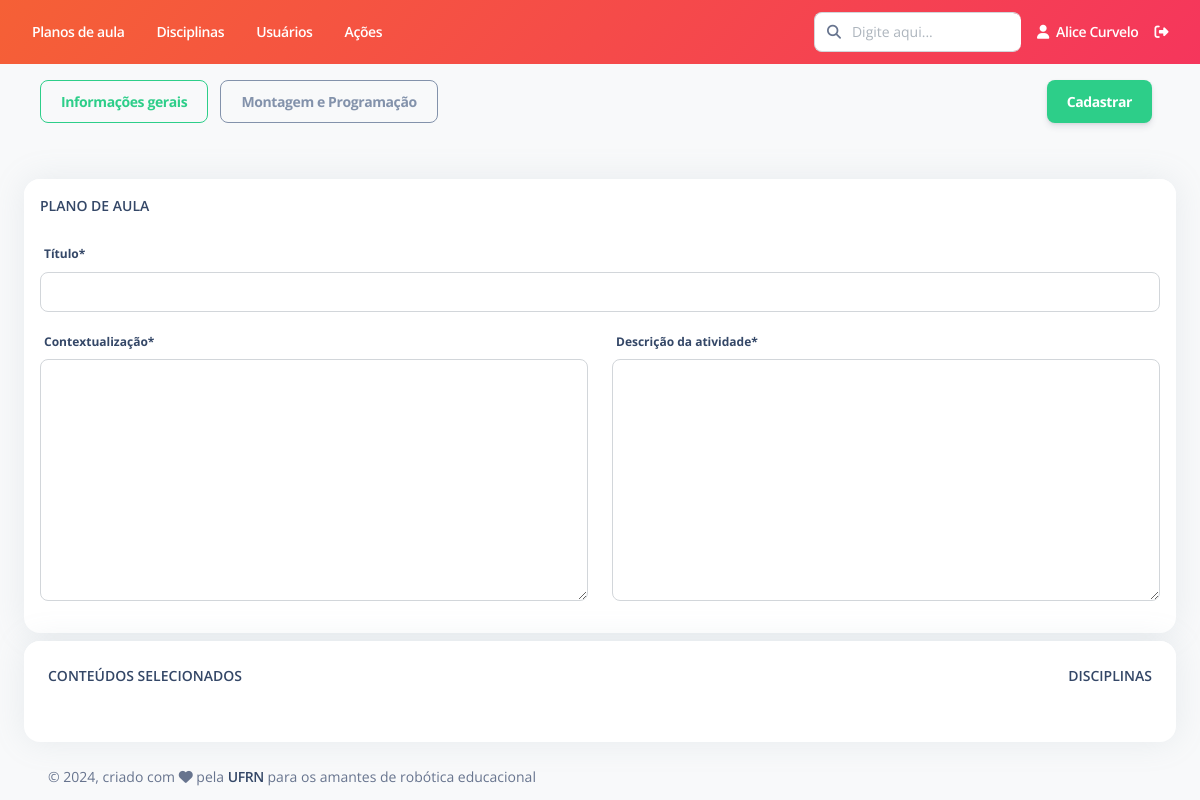
/plano-aula/criar/ (signed in), run on an earlier commit of the app's database.
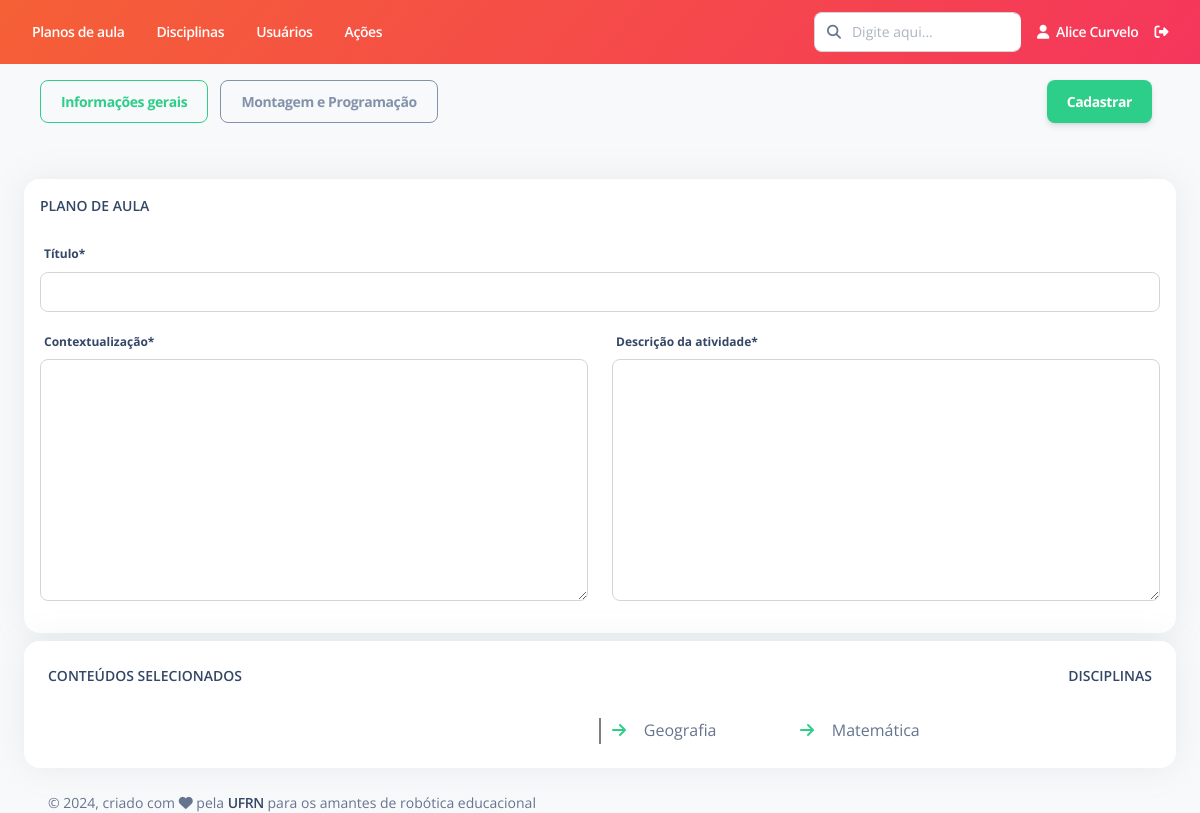
And on a later commit of the database.
### Disciplina/models.py (models this page shows, shortened)
class Disciplina(models.Model):
    nome = models.CharField(max_length=200, verbose_name="Nome")
    status = models.CharField(max_length=7, choices=STATUS, default='Ativo')
    class Meta:
        ordering = ['nome']
        verbose_name = "Disciplina"
        verbose_name_plural = "Disciplinas"

### PlanoAula/views.py (the view)
# urls.py: path('criar/', views.CriarAcao.as_view(), name='criar'),
@login_required
def criar(request):
    if (request.method == 'POST'):
        form_inf_gerais = forms.FormInfGerais(request.POST)
        form_montagem = forms.FormMontagem(request.POST, request.FILES)
        form_programacao = forms.FormProgramacao(request.POST, request.FILES)
        if (form_inf_gerais.is_valid() and form_montagem.is_valid() and form_programacao.is_valid()):
            conteudos = request.POST.get('lista_id_conteudos','').split(',')
            plano_aula = PlanoAula()
            plano_aula.criador = Usuario.objects.get(id=request.user.id)
            plano_aula.titulo = form_inf_gerais.cleaned_data['titulo']
            plano_aula.contextualizacao = form_inf_gerais.cleaned_data['contextualizacao']
            plano_aula.descricao_atividade = form_inf_gerais.cleaned_data['descricao_atividade']
            if (form_inf_gerais.cleaned_data['avaliacao'] != ""):
                plano_aula.avaliacao = form_inf_gerais.cleaned_data['avaliacao']
            if (form_montagem.cleaned_data['robo_equipamento'] != ""):
                plano_aula.robo_equipamento = form_montagem.cleaned_data['robo_equipamento']
            if (form_montagem.cleaned_data['robo_descricao'] != ""):
                plano_aula.robo_descricao = form_montagem.cleaned_data['robo_descricao']
            if (form_montagem.cleaned_data['robo_link'] != ""):
                plano_aula.robo_link = form_montagem.cleaned_data['robo_link']
            if (form_montagem.cleaned_data['robo_pdf'] != ""):
                plano_aula.robo_pdf = form_montagem.cleaned_data['robo_pdf']
            if (form_programacao.cleaned_data['prog_linguagem'] != ""):
                plano_aula.prog_linguagem = form_programacao.cleaned_data['prog_linguagem']
            if (form_programacao.cleaned_data['prog_descricao'] != ""):
                plano_aula.prog_descricao = form_programacao.cleaned_data['prog_descricao']
            if (form_programacao.cleaned_data['prog_link'] != ""):
                plano_aula.prog_link = form_programacao.cleaned_data['prog_link']
            if (form_programacao.cleaned_data['prog_codigos'] != ""):
                plano_aula.prog_codigos = form_programacao.cleaned_data['prog_codigos']
            plano_aula.save()
            if (conteudos != ['']):
                for conteudo in conteudos:
                    plano_aula.conteudos.add(Conteudo.objects.get(id=int(conteudo)))
            plano_aula.save()
            return redirect('plano_aula:listar')
    else:
        form_inf_gerais = forms.FormInfGerais()
        form_montagem = forms.FormMontagem()
        form_programacao = forms.FormProgramacao()
        lista_disciplinas = Disciplina.objects.filter(status="Ativo")
        lista_conteudos = Conteudo.objects.filter(status="Ativo")
        informacoes = {
            'form_inf_gerais': form_inf_gerais,
            'form_montagem': form_montagem,
            'form_programacao': form_programacao,
            'lista_disciplinas': lista_disciplinas,
            'lista_conteudos': lista_conteudos,
        }
        return render(request, "PlanoAula/criar.html", informacoes)

### PlanoAula/forms.py
class FormInfGerais(ModelForm):
    class Meta:
        model = PlanoAula
        fields = ('titulo', 'contextualizacao', 'descricao_atividade', 'avaliacao')
        error_messages = {
            'titulo': {
                'required': "Esse campo é obrigatório.",
            }
        }

class FormMontagem(ModelForm):
    class Meta:
        model = PlanoAula
        fields = ('robo_equipamento', 'robo_descricao', 'robo_link', 'robo_pdf')

### templates/PlanoAula/criar.html (shortened to what this page needs)
{% extends "Base/base.html" %}
{% load static %} {% load bootstrap5 %}
{% load crispy_forms_tags %}
{% block conteudo %}
<div class="p-3 d-flex main justify-content-between">
    <div>
        <button id="btn_inf_gerais" class="btn btn-outline-success me-2" onclick="mostrar_inf_gerais()">Informações gerais</button>
        <button id="btn_montagem_programacao" class="btn btn-outline-secondary me-2" onclick="mostrar_montagem_programacao()">Montagem e Programação</button>
    </div>
    <input class="btn btn-success me-2" form="form_plano_aula" type="submit" value="Cadastrar" />
</div>
<form id="form_plano_aula" method="POST" enctype="multipart/form-data">
    <div>
        <div id="div_inf_gerais">
            <div class="row mt-4">
                <div class="col-lg-12 col-md-12 mb-2">
                    <div class="card">
                        <div class="card-header pb-0 p-3">
                            <div class="d-flex justify-content-between">
                                <h6 class="text-uppercase text-sm">Plano de aula</h6>
                            </div>
                        </div>
                        <div class="card-body p-3 overflow-auto">
                            {{ form_inf_gerais.titulo|as_crispy_field }}
                            <div class="row">
                                <div class="col-lg-6 col-md-6 col-12">
                                    {{ form_inf_gerais.contextualizacao|as_crispy_field }}
                                </div>
                                <div class="col-lg-6 col-md-6 col-12">
                                    {{ form_inf_gerais.descricao_atividade|as_crispy_field }}
                                </div>
                            </div>
                        </div>
                    </div>
                </div>
                <div class="col-lg-12 col-md-12 mb-2">
                    <div class="card">
                        <div class="card-header pb-0">
                            <div class="d-flex justify-content-between">
                                <h6 class="text-uppercase text-sm">Conteúdos selecionados</h6>
                                <div>
                                    <h6 id="text_nome_disciplina" class="text-uppercase text-sm">DISCIPLINAS</h6>
                                </div>
                            </div>
                        </div>
                        <div class="card-body overflow-auto">
                            <div class="row">
                                <div class="col-6" style="box-shadow: .5px 0 0 #000;">
                                </div>
                                <div class="col-6" style="box-shadow: -.5px 0 0 #000;">
                                    <div id="div_disciplinas">
                                        <div class="row">
                                            {% for disciplina in lista_disciplinas %}
                                                {% if disciplina.conteudos.all|length > 0 %}
                                                    <div class="col-lg-4 col-md-6">
                                                        <a onclick="selecionar_conteudo('{{disciplina.nome}}')">
                                                            <i class="text-success me-2 icon-xxs dropdown-item-icon fas fa-arrow-right"></i>
                                                        </a>
                                                        {{ disciplina.nome }}
                                                        <br>
                                                    </div>
                                                {% endif %}
                                            {% endfor %}
                                        </div>
                                    </div>
                                </div>
                            </div>
                        </div>
                    </div>
                </div>
            </div>
        </div>
    </div>
</form>
{% endblock %}

What changed in the data, as far as the page shows it:
added Disciplina: nome "Geografia"
added Disciplina: nome "Matemática"
